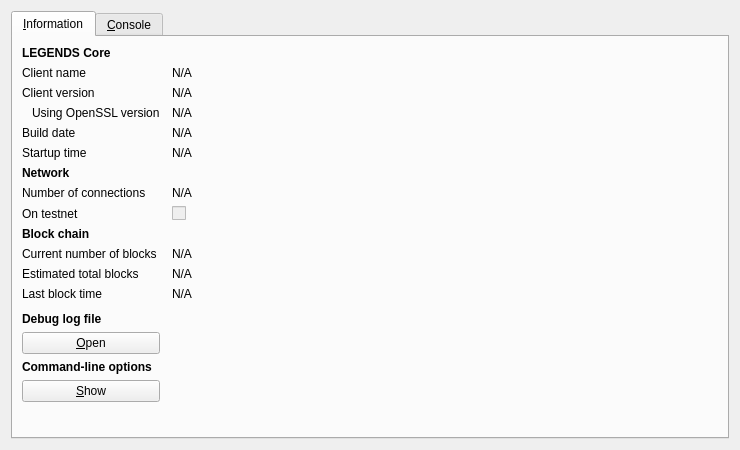
<?xml version="1.0" encoding="UTF-8"?>
<ui version="4.0">
 <class>RPCConsole</class>
 <widget class="QDialog" name="RPCConsole">
  <property name="geometry">
   <rect>
    <x>0</x>
    <y>0</y>
    <width>740</width>
    <height>450</height>
   </rect>
  </property>
  <property name="windowTitle">
   <string>LEGENDS - Debug window</string>
  </property>
  <layout class="QVBoxLayout" name="verticalLayout_2">
   <item>
    <widget class="QTabWidget" name="tabWidget">
     <property name="currentIndex">
      <number>0</number>
     </property>
     <widget class="QWidget" name="tab_info">
      <attribute name="title">
       <string>&amp;Information</string>
      </attribute>
      <layout class="QGridLayout" name="gridLayout" columnstretch="0,1">
       <property name="horizontalSpacing">
        <number>12</number>
       </property>
       <item row="0" column="0">
        <widget class="QLabel" name="label_9">
         <property name="font">
          <font>
           <weight>75</weight>
           <bold>true</bold>
          </font>
         </property>
         <property name="text">
          <string>LEGENDS Core</string>
         </property>
        </widget>
       </item>
       <item row="1" column="0">
        <widget class="QLabel" name="label_5">
         <property name="text">
          <string>Client name</string>
         </property>
        </widget>
       </item>
       <item row="1" column="1">
        <widget class="QLabel" name="clientName">
         <property name="cursor">
          <cursorShape>IBeamCursor</cursorShape>
         </property>
         <property name="text">
          <string>N/A</string>
         </property>
         <property name="textFormat">
          <enum>Qt::PlainText</enum>
         </property>
         <property name="textInteractionFlags">
          <set>Qt::LinksAccessibleByMouse|Qt::TextSelectableByKeyboard|Qt::TextSelectableByMouse</set>
         </property>
        </widget>
       </item>
       <item row="2" column="0">
        <widget class="QLabel" name="label_6">
         <property name="text">
          <string>Client version</string>
         </property>
        </widget>
       </item>
       <item row="2" column="1">
        <widget class="QLabel" name="clientVersion">
         <property name="cursor">
          <cursorShape>IBeamCursor</cursorShape>
         </property>
         <property name="text">
          <string>N/A</string>
         </property>
         <property name="textFormat">
          <enum>Qt::PlainText</enum>
         </property>
         <property name="textInteractionFlags">
          <set>Qt::LinksAccessibleByMouse|Qt::TextSelectableByKeyboard|Qt::TextSelectableByMouse</set>
         </property>
        </widget>
       </item>
       <item row="3" column="0">
        <widget class="QLabel" name="label_14">
         <property name="text">
          <string>Using OpenSSL version</string>
         </property>
         <property name="indent">
          <number>10</number>
         </property>
        </widget>
       </item>
       <item row="3" column="1">
        <widget class="QLabel" name="openSSLVersion">
         <property name="cursor">
          <cursorShape>IBeamCursor</cursorShape>
         </property>
         <property name="text">
          <string>N/A</string>
         </property>
         <property name="textFormat">
          <enum>Qt::PlainText</enum>
         </property>
         <property name="textInteractionFlags">
          <set>Qt::LinksAccessibleByMouse|Qt::TextSelectableByKeyboard|Qt::TextSelectableByMouse</set>
         </property>
        </widget>
       </item>
       <item row="4" column="0">
        <widget class="QLabel" name="label_12">
         <property name="text">
          <string>Build date</string>
         </property>
        </widget>
       </item>
       <item row="4" column="1">
        <widget class="QLabel" name="buildDate">
         <property name="cursor">
          <cursorShape>IBeamCursor</cursorShape>
         </property>
         <property name="text">
          <string>N/A</string>
         </property>
         <property name="textFormat">
          <enum>Qt::PlainText</enum>
         </property>
         <property name="textInteractionFlags">
          <set>Qt::LinksAccessibleByMouse|Qt::TextSelectableByKeyboard|Qt::TextSelectableByMouse</set>
         </property>
        </widget>
       </item>
       <item row="5" column="0">
        <widget class="QLabel" name="label_13">
         <property name="text">
          <string>Startup time</string>
         </property>
        </widget>
       </item>
       <item row="5" column="1">
        <widget class="QLabel" name="startupTime">
         <property name="cursor">
          <cursorShape>IBeamCursor</cursorShape>
         </property>
         <property name="text">
          <string>N/A</string>
         </property>
         <property name="textFormat">
          <enum>Qt::PlainText</enum>
         </property>
         <property name="textInteractionFlags">
          <set>Qt::LinksAccessibleByMouse|Qt::TextSelectableByKeyboard|Qt::TextSelectableByMouse</set>
         </property>
        </widget>
       </item>
       <item row="6" column="0">
        <widget class="QLabel" name="label_11">
         <property name="font">
          <font>
           <weight>75</weight>
           <bold>true</bold>
          </font>
         </property>
         <property name="text">
          <string>Network</string>
         </property>
        </widget>
       </item>
       <item row="7" column="0">
        <widget class="QLabel" name="label_7">
         <property name="text">
          <string>Number of connections</string>
         </property>
        </widget>
       </item>
       <item row="7" column="1">
        <widget class="QLabel" name="numberOfConnections">
         <property name="cursor">
          <cursorShape>IBeamCursor</cursorShape>
         </property>
         <property name="text">
          <string>N/A</string>
         </property>
         <property name="textFormat">
          <enum>Qt::PlainText</enum>
         </property>
         <property name="textInteractionFlags">
          <set>Qt::LinksAccessibleByMouse|Qt::TextSelectableByKeyboard|Qt::TextSelectableByMouse</set>
         </property>
        </widget>
       </item>
       <item row="8" column="0">
        <widget class="QLabel" name="label_8">
         <property name="text">
          <string>On testnet</string>
         </property>
        </widget>
       </item>
       <item row="8" column="1">
        <widget class="QCheckBox" name="isTestNet">
         <property name="enabled">
          <bool>false</bool>
         </property>
         <property name="text">
          <string/>
         </property>
        </widget>
       </item>
       <item row="9" column="0">
        <widget class="QLabel" name="label_10">
         <property name="font">
          <font>
           <weight>75</weight>
           <bold>true</bold>
          </font>
         </property>
         <property name="text">
          <string>Block chain</string>
         </property>
        </widget>
       </item>
       <item row="10" column="0">
        <widget class="QLabel" name="label_3">
         <property name="text">
          <string>Current number of blocks</string>
         </property>
        </widget>
       </item>
       <item row="10" column="1">
        <widget class="QLabel" name="numberOfBlocks">
         <property name="cursor">
          <cursorShape>IBeamCursor</cursorShape>
         </property>
         <property name="text">
          <string>N/A</string>
         </property>
         <property name="textFormat">
          <enum>Qt::PlainText</enum>
         </property>
         <property name="textInteractionFlags">
          <set>Qt::LinksAccessibleByMouse|Qt::TextSelectableByKeyboard|Qt::TextSelectableByMouse</set>
         </property>
        </widget>
       </item>
       <item row="11" column="0">
        <widget class="QLabel" name="label_4">
         <property name="text">
          <string>Estimated total blocks</string>
         </property>
        </widget>
       </item>
       <item row="11" column="1">
        <widget class="QLabel" name="totalBlocks">
         <property name="cursor">
          <cursorShape>IBeamCursor</cursorShape>
         </property>
         <property name="text">
          <string>N/A</string>
         </property>
         <property name="textFormat">
          <enum>Qt::PlainText</enum>
         </property>
         <property name="textInteractionFlags">
          <set>Qt::LinksAccessibleByMouse|Qt::TextSelectableByKeyboard|Qt::TextSelectableByMouse</set>
         </property>
        </widget>
       </item>
       <item row="12" column="0">
        <widget class="QLabel" name="label_2">
         <property name="text">
          <string>Last block time</string>
         </property>
        </widget>
       </item>
       <item row="12" column="1">
        <widget class="QLabel" name="lastBlockTime">
         <property name="cursor">
          <cursorShape>IBeamCursor</cursorShape>
         </property>
         <property name="text">
          <string>N/A</string>
         </property>
         <property name="textFormat">
          <enum>Qt::PlainText</enum>
         </property>
         <property name="textInteractionFlags">
          <set>Qt::LinksAccessibleByMouse|Qt::TextSelectableByKeyboard|Qt::TextSelectableByMouse</set>
         </property>
        </widget>
       </item>
       <item row="13" column="0">
        <spacer name="verticalSpacer_2">
         <property name="orientation">
          <enum>Qt::Vertical</enum>
         </property>
         <property name="sizeHint" stdset="0">
          <size>
           <width>20</width>
           <height>20</height>
          </size>
         </property>
        </spacer>
       </item>
       <item row="14" column="0">
        <widget class="QLabel" name="labelDebugLogfile">
         <property name="font">
          <font>
           <weight>75</weight>
           <bold>true</bold>
          </font>
         </property>
         <property name="text">
          <string>Debug log file</string>
         </property>
        </widget>
       </item>
       <item row="15" column="0">
        <widget class="QPushButton" name="openDebugLogfileButton">
         <property name="toolTip">
          <string>Open the LEGENDS debug log file from the current data directory. This can take a few seconds for large log files.</string>
         </property>
         <property name="text">
          <string>&amp;Open</string>
         </property>
         <property name="autoDefault">
          <bool>false</bool>
         </property>
        </widget>
       </item>
       <item row="16" column="0">
        <widget class="QLabel" name="labelCLOptions">
         <property name="font">
          <font>
           <weight>75</weight>
           <bold>true</bold>
          </font>
         </property>
         <property name="text">
          <string>Command-line options</string>
         </property>
        </widget>
       </item>
       <item row="17" column="0">
        <widget class="QPushButton" name="showCLOptionsButton">
         <property name="toolTip">
          <string>Show the LEGENDS-Qt help message to get a list with possible LEGENDS command-line options.</string>
         </property>
         <property name="text">
          <string>&amp;Show</string>
         </property>
         <property name="autoDefault">
          <bool>false</bool>
         </property>
        </widget>
       </item>
       <item row="18" column="0">
        <spacer name="verticalSpacer">
         <property name="orientation">
          <enum>Qt::Vertical</enum>
         </property>
         <property name="sizeHint" stdset="0">
          <size>
           <width>20</width>
           <height>40</height>
          </size>
         </property>
        </spacer>
       </item>
      </layout>
     </widget>
     <widget class="QWidget" name="tab_console">
      <attribute name="title">
       <string>&amp;Console</string>
      </attribute>
      <layout class="QVBoxLayout" name="verticalLayout_3">
       <property name="spacing">
        <number>3</number>
       </property>
       <item>
        <widget class="QTextEdit" name="messagesWidget">
         <property name="minimumSize">
          <size>
           <width>0</width>
           <height>100</height>
          </size>
         </property>
         <property name="readOnly">
          <bool>true</bool>
         </property>
         <property name="tabKeyNavigation" stdset="0">
          <bool>false</bool>
         </property>
         <property name="columnCount" stdset="0">
          <number>2</number>
         </property>
        </widget>
       </item>
       <item>
        <layout class="QHBoxLayout" name="horizontalLayout">
         <property name="spacing">
          <number>3</number>
         </property>
         <item>
          <widget class="QLabel" name="label">
           <property name="text">
            <string notr="true">&gt;</string>
           </property>
          </widget>
         </item>
         <item>
          <widget class="QLineEdit" name="lineEdit"/>
         </item>
         <item>
          <widget class="QPushButton" name="clearButton">
           <property name="maximumSize">
            <size>
             <width>24</width>
             <height>24</height>
            </size>
           </property>
           <property name="toolTip">
            <string>Clear console</string>
           </property>
           <property name="text">
            <string/>
           </property>
           <property name="icon">
            <iconset resource="../bitcoin.qrc">
             <normaloff>:/icons/remove</normaloff>:/icons/remove</iconset>
           </property>
           <property name="shortcut">
            <string notr="true">Ctrl+L</string>
           </property>
           <property name="autoDefault">
            <bool>false</bool>
           </property>
          </widget>
         </item>
        </layout>
       </item>
      </layout>
     </widget>
    </widget>
   </item>
  </layout>
 </widget>
 <resources>
  <include location="../bitcoin.qrc"/>
 </resources>
 <connections/>
</ui>
